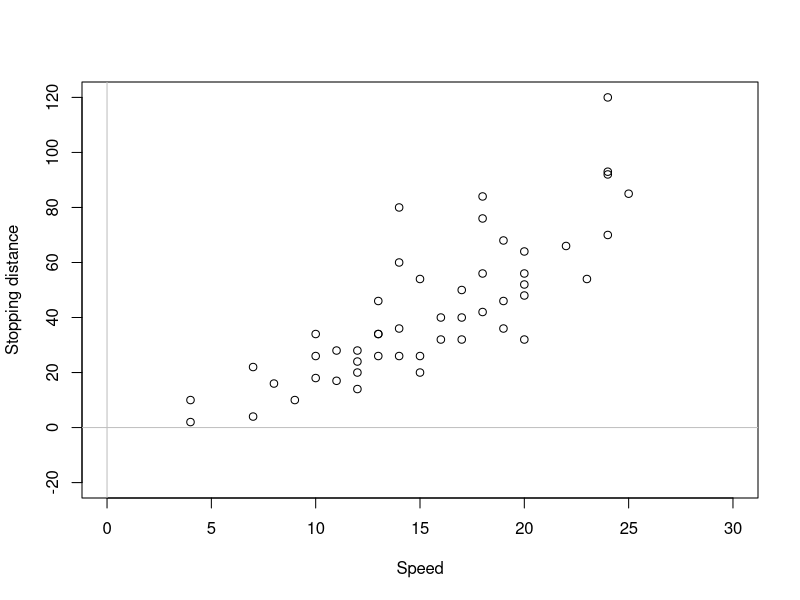

Here is the R script that generated this plot: (Note: this script raises an error after producing the figure.)
## ---- chunk 1
plot(cars, xlab="Speed", ylab="Stopping distance", xlim=c(0,30), ylim=c(-20,120))
abline(h=0, col="grey")
abline(v=0, col="grey")
abline(slmSpeedDistance, col="red")
## ---- chunk 2
slmSpeedDistanceModel01 <- alm(log(dist)~log(speed), cars, loss="MSE")
plot(log(cars), xlab="log(Speed)", ylab="log(Stopping distance)")
abline(slmSpeedDistanceModel01,col="red")
## ---- chunk 3
summary(slmSpeedDistanceModel01)
## ---- chunk 4
plot(cars, xlab="Speed", ylab="Stopping distance")
lines(cars$speed,exp(fitted(slmSpeedDistanceModel01)),col="red")
## ---- chunk 5
slmSpeedDistanceModel02 <- alm(dist~I(speed^2), cars, loss="MSE")
plot(cars$speed^2, cars$dist, xlab="Speed^2", ylab="Stopping distance")
lines(c(-10:30)^2,coef(slmSpeedDistanceModel02)[1]+coef(slmSpeedDistanceModel02)[2]*c(-10:30)^2,col="red")
## ---- chunk 6
slmSpeedDistanceModel03 <- alm(dist~I(speed^2)-1, cars, loss="MSE")
## ---- chunk 7
plot(cars$speed, cars$dist, xlab="Speed", ylab="Stopping distance",
     xlim=c(0,25))
lines(c(-10:30), coef(slmSpeedDistanceModel02)[1] +
        coef(slmSpeedDistanceModel02)[2]*c(-10:30)^2, col="red")
lines(c(-10:30), coef(slmSpeedDistanceModel03)[1]*c(-10:30)^2, col="blue")
legend("topleft",legend=c("Model 2","Model 3"), lwd=1, col=c("red","blue"))
## ---- chunk 8
slmSpeedDistanceModel04 <- alm(sqrt(dist)~speed, cars, loss="MSE")
plot(cars$speed, sqrt(cars$dist), xlab="Speed", ylab="sqrt(Stopping distance)")
abline(slmSpeedDistanceModel04, col="red")
## ---- chunk 9
slmSpeedDistanceModel05 <- alm(sqrt(dist)~speed-1, cars, loss="MSE")
## ---- chunk 10
plot(cars$speed, cars$dist, xlab="Speed", ylab="Stopping distance",
     xlim=c(0,25))
lines(c(-10:30), predict(slmSpeedDistanceModel04,
                         newdata=data.frame(speed=c(-10:30)))$mean^2, col="red")
lines(c(-10:30), predict(slmSpeedDistanceModel05,
                         newdata=data.frame(speed=c(-10:30)))$mean^2, col="blue")
legend("topleft",legend=c("Model 4","Model 5"), lwd=1, col=c("red","blue"))
## ---- chunk 11
summary(slmSpeedDistanceModel05)
## ---- chunk 12
par(mfcol=c(2,2))
plot(c(1:100), 1.5*c(1:100)^0.5 * rlnorm(100,0,0.1),
     xlab="x", ylab="y", main=TeX("$\\beta_1=0.5$"))
lines(1.5*c(1:100)^0.5, col="red")
plot(c(1:100), 1.5*c(1:100)^{-0.5} * rlnorm(100,0,0.1),
     xlab="x", ylab="y", main=TeX("$\\beta_1=-0.5$"))
lines(1.5*c(1:100)^{-0.5}, col="red")
plot(c(1:100), 1.5*c(1:100)^2 * rlnorm(100,0,0.1),
     xlab="x", ylab="y", main=TeX("$\\beta_1=2$"))
lines(1.5*c(1:100)^2, col="red")
plot(c(1:100), 1.5*c(1:100)^{-2} * rlnorm(100,0,0.1),
     xlab="x", ylab="y", main=TeX("$\\beta_1=-2$"))
lines(1.5*c(1:100)^{-2}, col="red")
## ---- chunk 13
par(mfcol=c(1,2))
plot(c(1:100), 1.5*exp(0.05*c(1:100)) * rlnorm(100,0,0.1),
     xlab="x", ylab="y", main=TeX("$\\beta_1=0.05$"))
lines(1.5*exp(0.05*c(1:100)), col="red")
plot(c(1:100), 1.5*exp(-0.05*c(1:100)) * rlnorm(100,0,0.1),
     xlab="x", ylab="y", main=TeX("$\\beta_1=-0.05$"))
lines(1.5*exp(-0.05*c(1:100)), col="red")
## ---- chunk 14
par(mfcol=c(1,2))
plot(c(1:100), 5+1.5*log(c(1:100)) +rnorm(100,0,0.5),
     xlab="x", ylab="y", main=TeX("$\\beta_1=1.5$"))
lines(5 +1.5*log(c(1:100)), col="red")
plot(c(1:100), 5-1.5*log(c(1:100)) +rnorm(100,0,0.5),
     xlab="x", ylab="y", main=TeX("$\\beta_1=-1.5$"))
lines(5 -1.5*log(c(1:100)), col="red")
## ---- chunk 15
par(mfcol=c(1,2))
plot(c(1:100), 5+1.5*sqrt(c(1:100)) +rnorm(100,0,0.5),
     xlab="x", ylab="y", main=TeX("$\\beta_1=1.5$"))
lines(5 +1.5*sqrt(c(1:100)), col="red")
plot(c(1:100), 5-1.5*sqrt(c(1:100)) +rnorm(100,0,0.5),
     xlab="x", ylab="y", main=TeX("$\\beta_1=-1.5$"))
lines(5 -1.5*sqrt(c(1:100)), col="red")
## ---- chunk 16
par(mfcol=c(1,2))
plot(c(1:100), 400-20*c(1:100)+0.2*c(1:100)^2 +rnorm(100,0,10),
     xlab="x", ylab="y", main=TeX("$\\beta_1=-20$, $\\beta_2=0.2$"))
lines(400-20*c(1:100)+0.2*c(1:100)^2, col="red")
plot(c(1:100), 400+20*c(1:100)-0.2*c(1:100)^2 +rnorm(100,0,10),
     xlab="x", ylab="y", main=TeX("$\\beta_1=20$, $\\beta_2=-0.2$"))
lines(400+20*c(1:100)+-.2*c(1:100)^2, col="red")
